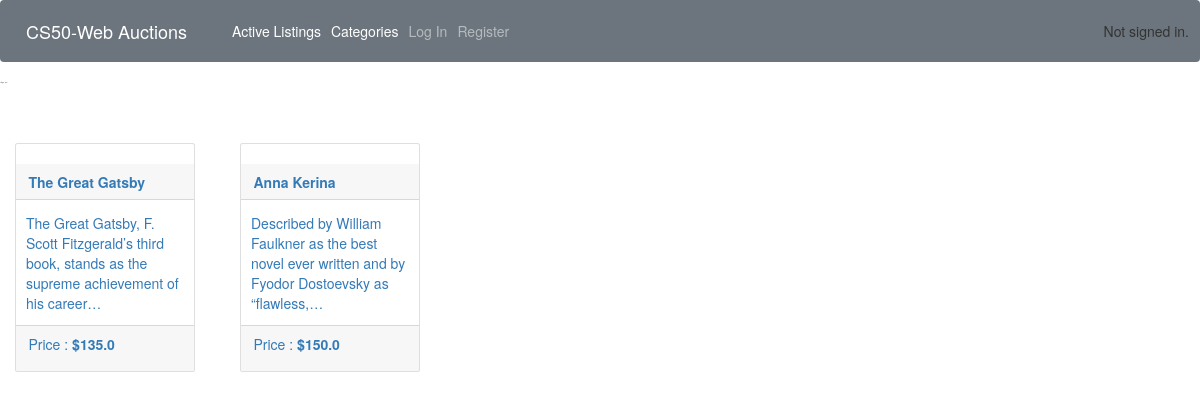
The page /categories/1/ on the database its author committed.
### auctions/models.py (models this page shows, shortened)
class Listing(models.Model):
    title = models.CharField(max_length=64)
    description = models.TextField()
    image = models.URLField()
    price = models.FloatField()
    active = models.BooleanField(default=True)
    owner = models.ForeignKey(User, on_delete=models.CASCADE)
    category = models.ForeignKey(Category,blank=True, on_delete=models.CASCADE, null=True)
    watchlist = models.ManyToManyField(User, blank=True, null=True, related_name="watchlists")
    bidder = models.ForeignKey(Bid,on_delete=models.CASCADE, blank=True, null=True)
    comments = models.ManyToManyField(Comment, blank=True,related_name="listing_comments")

### auctions/views.py (the view)
# urls.py: path('categories/<int:category_id>/', views.listings_by_category, name="listings-by-category"),
def listings_by_category(request, category_id):
    category = Category.objects.get(pk=category_id)
    listings = Listing.objects.filter(category=category)
    return render(request, "auctions/listings_by_category.html", {
        "listings" : listings,
        'category' : category
    })

### auctions/models.py (called while the page is built)
    def __str__(self):
        return f"{self.title_category}"

### auctions/templates/auctions/listings_by_category.html (shortened to what this page needs)
{% extends "auctions/layout.html" %}
{% block body %}
<h2 class="mb-5">Category :  {{ category }}</h2>
<div class="row ">
    {% if listings %}
        {% for listing in listings %}
                    <div class="card ml-5 mr-4 mb-4 mt-5" style="width: 18rem;">
                        <a href="{% url 'listing' listing.id %}">
                            <div class="card-header">
                                <strong class="card-title">{{ listing.title }}</strong>
                            </div>
                            <div class="card-body px-3">
                            <p class="card-text">{{ listing.description|truncatechars:100 }}</p>
                            </div>
                            <div class="card-footer">
                                <p>Price : <strong>${{ listing.price }}</strong></p>
                            </div>
                        </a>
                    </div>
        {% endfor %}
    {% else %}
        <div class="container mt-4">
            <div class="alert alert-success">
                <p>There is not listing for this category yet!</p>
            </div>
        </div>
    {% endif %}
</div>
{% endblock %}

### rows shown on the page
Listing: title "The Great Gatsby", description "The Great Gatsby, F. Scott Fitzgerald’s third book, stands as the supreme achievement of his career…", price "135.0"
Listing: title "Anna Kerina", description "Described by William Faulkner as the best novel ever written and by Fyodor Dostoevsky as “flawless,…", price "150.0"
